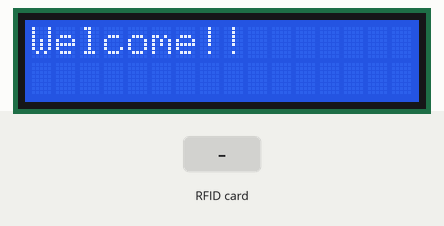
This sketch was run on a simulated Arduino Uno, built with avr-gcc and run on an emulated ATmega328P. Parts: 16×2 character LCD. The inputs (shaded band) are chosen by the test bench. EEPROM starts erased; what the sketch prints to the serial monitor is not drawn.

Above: at 0.2 s.
At 2.9 s:
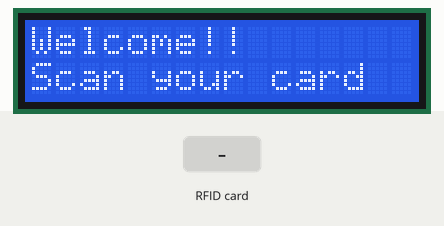
3.0 s: RFID card 5E 7A 19 C4 held to the reader
At 4.5 s:
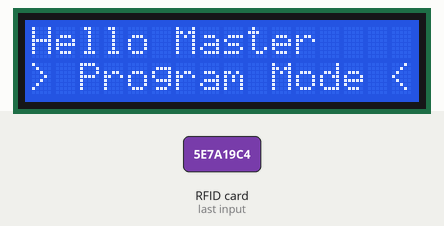
Timing chart, 0 to 6.0 s (numbered marks = the images above; inputs shaded):
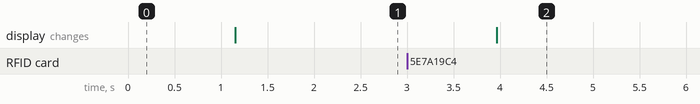

Measured:
- after the input at 3.0 s, the display: changes after 0.97 s (image 2)

The sketch:

RFID_LCD_LED.ino
```cpp
#include <Wire.h>
#include <LiquidCrystal_I2C.h>
#include <EEPROM.h>     // We are going to read and write PICC's UIDs from/to EEPROM
#include <SPI.h>        // RC522 Module uses SPI protocol
#include <MFRC522.h>  // Library for Mifare RC522 Devices

LiquidCrystal_I2C lcd(0x27,16,2);
#define COMMON_ANODE
#define LED_ON HIGH
#define LED_OFF LOW
#define redLed 7    // Set Led Pins
#define greenLed 6
#define blueLed 5
#define relay 4     // Set Relay Pin
#define wipeB 3     // Button pin for WipeMode
bool programMode = false;  // initialize programming mode to false
uint8_t successRead;    // Variable integer to keep if we have Successful Read from Reader
byte storedCard[4];   // Stores an ID read from EEPROM
byte readCard[4];   // Stores scanned ID read from RFID Module
byte masterCard[4];   // Stores master card's ID read from EEPROM
#define SS_PIN 10
#define RST_PIN 9
MFRC522 mfrc522(SS_PIN, RST_PIN);

///////////////////////////////////////// Setup ///////////////////////////////////
void setup() {
  lcd.init();                      // initialize the lcd
  lcd.init();
  // Print a message to the LCD.
  lcd.backlight();
  lcd.setCursor(0,0);
  lcd.print("Welcome!!");
  delay(1000);
  lcd.setCursor(0,1);
  lcd.print("Scan your card");
  delay(500);

  //Protocol Configuration
  Serial.begin(9600);  // Initialize serial communications with PC
  SPI.begin();           // MFRC522 Hardware uses SPI protocol
  mfrc522.PCD_Init();    // Initialize MFRC522 Hardware
if (EEPROM.read(1) != 143) {
    Serial.println(F("No Master Card Defined"));
    Serial.println(F("Scan A PICC to Define as Master Card"));
    do {
      successRead = getID();            // sets successRead to 1 when we get read from reader otherwise 0
      digitalWrite(blueLed, LED_ON);    // Visualize Master Card need to be defined
      delay(200);
      digitalWrite(blueLed, LED_OFF);
      delay(200);
    }
    while (!successRead);                  // Program will not go further while you not get a successful read
    for ( uint8_t j = 0; j < 4; j++ ) {        // Loop 4 times
      EEPROM.write( 2 + j, readCard[j] );  // Write scanned PICC's UID to EEPROM, start from address 3
    }
    EEPROM.write(1, 143);                  // Write to EEPROM we defined Master Card.
    Serial.println(F("Master Card Defined"));
  }
  Serial.println(F("-------------------"));
  Serial.println(F("Master Card's UID"));
  for ( uint8_t i = 0; i < 4; i++ ) {          // Read Master Card's UID from EEPROM
    masterCard[i] = EEPROM.read(2 + i);    // Write it to masterCard
    Serial.print(masterCard[i], HEX);
  }
  Serial.println("");
  Serial.println(F("-------------------"));
  Serial.println(F("Everything is ready"));
  Serial.println(F("Waiting PICCs to be scanned"));
}


///////////////////////////////////////// Main Loop ///////////////////////////////////
void loop () {
  while (!successRead);   //the program will not go further while you are not getting a successful read
    if ( isMaster(readCard)) {    // If scanned card's ID matches Master Card's ID - enter program mode
      programMode = true;
      Serial.println(F("Hello Master - Entered Program Mode"));
    lcd.clear();
    lcd.setCursor(0,0);
    lcd.print("Hello Master");
    lcd.setCursor(0,1);
    lcd.print("> Program Mode <");
      uint8_t count = EEPROM.read(0);   // Read the first Byte of EEPROM that
      Serial.print(F("I have "));     // stores the number of ID's in EEPROM
      Serial.print(count);
      Serial.print(F(" record(s) on EEPROM"));
      Serial.println("");
      Serial.println(F("Scan a PICC to ADD or REMOVE to EEPROM"));
      Serial.println(F("Scan Master Card again to Exit Program Mode"));
      Serial.println(F("-----------------------------"));

    }
    else {
      if ( findID(readCard) ) { // If not, see if the card is in the EEPROM
        Serial.println(F("Welcome, Master"));
            lcd.clear();
    lcd.setCursor(0,0);
    lcd.print("Welcome home!");
    lcd.setCursor(0,1);
    lcd.print("Master X");
        granted(300);         // Open the door lock for 300 ms
      }
      else {      // If not, show that the ID was not valid
        Serial.println(F("You shall not pass"));
         lcd.clear();
    lcd.setCursor(0,0);
    lcd.print("Sorry! You don't");
    lcd.setCursor(0,1);
    lcd.print("have access.");
        denied();
      }
    }
  }

/////////////////////////////////////////  Access Granted    ///////////////////////////////////
void granted ( uint16_t setDelay) {
  digitalWrite(blueLed, LED_OFF);   // Turn off blue LED
  digitalWrite(redLed, LED_OFF);  // Turn off red LED
  digitalWrite(greenLed, LED_ON);   // Turn on green LED
  digitalWrite(relay, LOW);     // Unlock door!
  delay(setDelay);          // Hold door lock open for given seconds
  digitalWrite(relay, HIGH);    // Relock door
  delay(1000);            // Hold green LED on for a second
}

///////////////////////////////////////// Access Denied  ///////////////////////////////////
void denied() {
  digitalWrite(greenLed, LED_OFF);  // Make sure green LED is off
  digitalWrite(blueLed, LED_OFF);   // Make sure blue LED is off
  digitalWrite(redLed, LED_ON);   // Turn on red LED
  delay(1000);
}


///////////////////////////////////////// Get PICC's UID ///////////////////////////////////
uint8_t getID() {
  // Getting ready for Reading PICCs
  if ( ! mfrc522.PICC_IsNewCardPresent()) { //If a new PICC placed to RFID reader continue
    return 0;
  }
  if ( ! mfrc522.PICC_ReadCardSerial()) {   //Since a PICC placed get Serial and continue
    return 0;
  }
  // There are Mifare PICCs which have 4 byte or 7 byte UID care if you use 7 byte PICC
  // I think we should assume every PICC as they have 4 byte UID
  // Until we support 7 byte PICCs
  Serial.println(F("Scanned PICC's UID:"));
  for ( uint8_t i = 0; i < 4; i++) {  //
    readCard[i] = mfrc522.uid.uidByte[i];
    Serial.print(readCard[i], HEX);
  }
  Serial.println("");
  mfrc522.PICC_HaltA(); // Stop reading
  return 1;
}

void ShowReaderDetails() {
  // Get the MFRC522 software version
  byte v = mfrc522.PCD_ReadRegister(mfrc522.VersionReg);
  Serial.print(F("MFRC522 Software Version: 0x"));
  Serial.print(v, HEX);
  if (v == 0x91)
    Serial.print(F(" = v1.0"));
  else if (v == 0x92)
    Serial.print(F(" = v2.0"));
  else
    Serial.print(F(" (unknown),probably a chinese clone?"));
  Serial.println("");
  // When 0x00 or 0xFF is returned, communication probably failed
  if ((v == 0x00) || (v == 0xFF)) {
    Serial.println(F("WARNING: Communication failure, is the MFRC522 properly connected?"));
    Serial.println(F("SYSTEM HALTED: Check connections."));
    // Visualize system is halted
    digitalWrite(greenLed, LED_OFF);  // Make sure green LED is off
    digitalWrite(blueLed, LED_OFF);   // Make sure blue LED is off
    digitalWrite(redLed, LED_ON);   // Turn on red LED
    while (true); // do not go further
  }
}

//////////////////////////////////////// Read an ID from EEPROM //////////////////////////////
void readID( uint8_t number ) {
  uint8_t start = (number * 4 ) + 2;    // Figure out starting position
  for ( uint8_t i = 0; i < 4; i++ ) {     // Loop 4 times to get the 4 Bytes
    storedCard[i] = EEPROM.read(start + i);   // Assign values read from EEPROM to array
  }
}

///////////////////////////////////////// Check Bytes   ///////////////////////////////////
bool checkTwo ( byte a[], byte b[] ) {
  for ( uint8_t k = 0; k < 4; k++ ) {   // Loop 4 times
    if ( a[k] != b[k] ) {     // IF a != b then false, because: one fails, all fail
       return false;
    }
  }
  return true;
}

///////////////////////////////////////// Find Slot   ///////////////////////////////////
uint8_t findIDSLOT( byte find[] ) {
  uint8_t count = EEPROM.read(0);       // Read the first Byte of EEPROM that
  for ( uint8_t i = 1; i <= count; i++ ) {    // Loop once for each EEPROM entry
    readID(i);                // Read an ID from EEPROM, it is stored in storedCard[4]
    if ( checkTwo( find, storedCard ) ) {   // Check to see if the storedCard read from EEPROM
      // is the same as the find[] ID card passed
      return i;         // The slot number of the card
    }
  }
}

///////////////////////////////////////// Find ID From EEPROM   ///////////////////////////////////
bool findID( byte find[] ) {
  uint8_t count = EEPROM.read(0);     // Read the first Byte of EEPROM that
  for ( uint8_t i = 1; i < count; i++ ) {    // Loop once for each EEPROM entry
    readID(i);          // Read an ID from EEPROM, it is stored in storedCard[4]
    if ( checkTwo( find, storedCard ) ) {   // Check to see if the storedCard read from EEPROM
      return true;
    }
    else {    // If not, return false
    }
  }
  return false;
}

///////////////////////////////////////// Write Success to EEPROM   ///////////////////////////////////
// Flashes the green LED 3 times to indicate a successful write to EEPROM
void successWrite() {
  digitalWrite(blueLed, LED_OFF);   // Make sure blue LED is off
  digitalWrite(redLed, LED_OFF);  // Make sure red LED is off
  digitalWrite(greenLed, LED_OFF);  // Make sure green LED is on
  delay(200);
  digitalWrite(greenLed, LED_ON);   // Make sure green LED is on
  delay(200);
  digitalWrite(greenLed, LED_OFF);  // Make sure green LED is off
  delay(200);
  digitalWrite(greenLed, LED_ON);   // Make sure green LED is on
  delay(200);
  digitalWrite(greenLed, LED_OFF);  // Make sure green LED is off
  delay(200);
  digitalWrite(greenLed, LED_ON);   // Make sure green LED is on
  delay(200);
}

////////////////////// Check readCard IF is masterCard   ///////////////////////////////////
// Check to see if the ID passed is the master programing card
bool isMaster( byte test[] ) {
	return checkTwo(test, masterCard);
}

bool monitorWipeButton(uint32_t interval) {
  uint32_t now = (uint32_t)millis();
  while ((uint32_t)millis() - now < interval)  {
    // check on every half a second
    if (((uint32_t)millis() % 500) == 0) {
      if (digitalRead(wipeB) != LOW)
        return false;
    }
  }
  return true;
}
```
